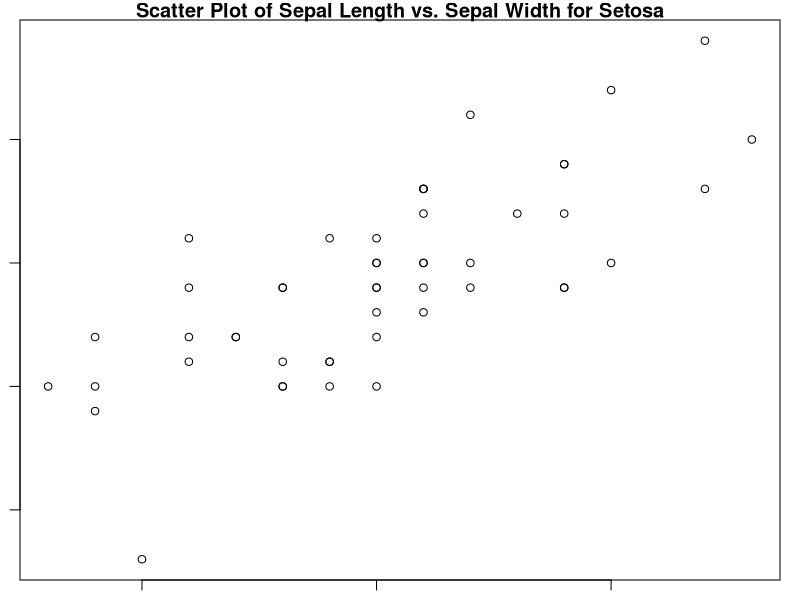
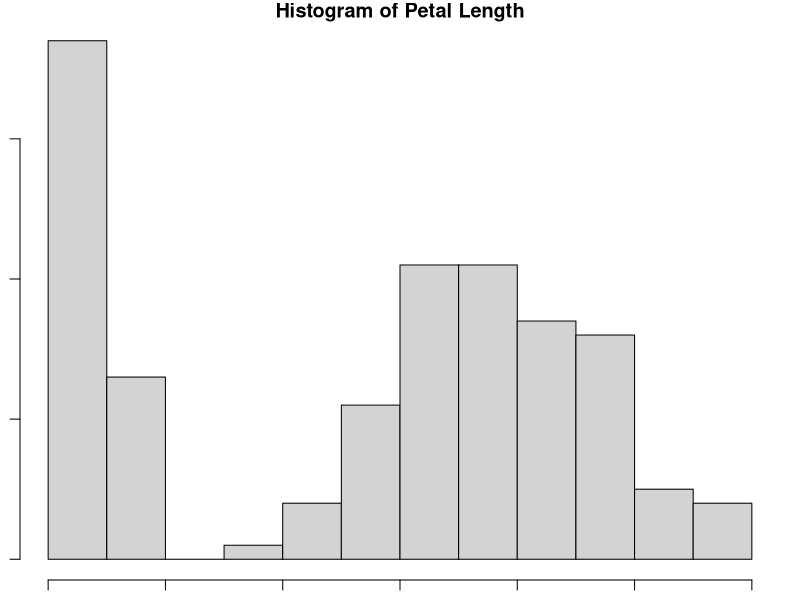
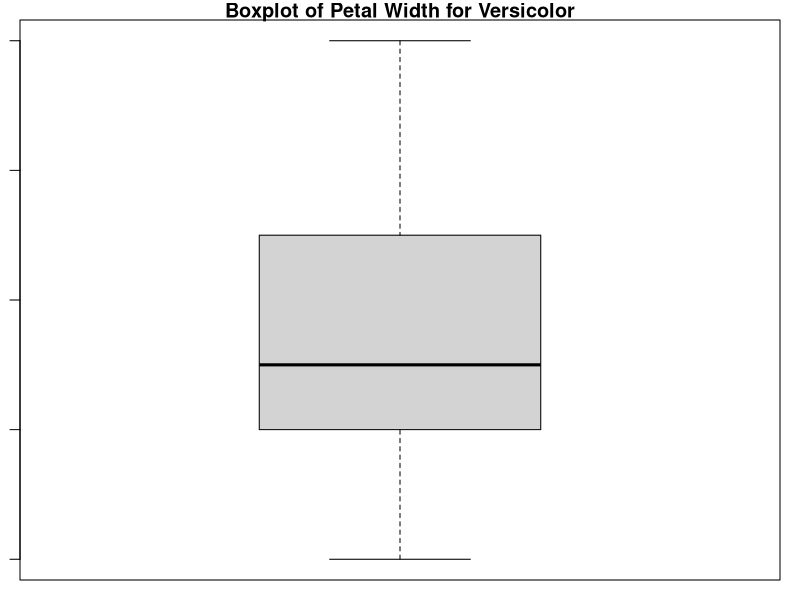

These charts were generated, in order, by the following R code:

# Load the iris dataset
data(iris)
par(mar=c(1,1,1,1))
# Display the summary statistics for all the variables in the dataset
(summary(iris))

# Plot a scatter plot for Sepal length and Sepal width for the species “setosa”
setosa_data <- iris[iris$Species == "setosa", ]
plot(setosa_data$Sepal.Length, setosa_data$Sepal.Width, 
     xlab = "Sepal Length", ylab = "Sepal Width", 
     main = "Scatter Plot of Sepal Length vs. Sepal Width for Setosa")

# Plot a histogram for the variable Petal.length
hist(iris$Petal.Length, 
     xlab = "Petal Length", ylab = "Frequency", 
     main = "Histogram of Petal Length")

# Create a boxplot for Petal width of Species=versicolor
versicolor_data <- iris[iris$Species == "versicolor", ]
boxplot(versicolor_data$Petal.Width, 
        xlab = "Versicolor", ylab = "Petal Width", 
        main = "Boxplot of Petal Width for Versicolor")

